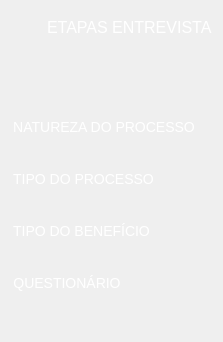
     <widget class="QFrame" name="frGuia">
      <property name="minimumSize">
       <size>
        <width>210</width>
        <height>0</height>
       </size>
      </property>
      <property name="styleSheet">
       <string notr="true">/*----------------------------------------------- Labels -----------------------------------------------*/
#lbTituloGuia{
	font-family: &quot;Ubuntu&quot;;
	font-size: 16px;

	color: white;
}

/*----------------------------------------------- Frames -----------------------------------------------*/
#frEntrevistaIcone{
	background-image: url(:/Guia/entrevista.png);
	background-position: center;
	background-repeat: no-repeat;
}

/*----------------------------------------------- Group Box -----------------------------------------------*/
#gbNatureza::title, #gbBeneficio::title, 
#gbTipo::title, #gbQuestionario::title {
	border-width: 0px 0px 1px 0px;
	border-color: white;
	border-style: solid;	
	subcontrol-position: top left;
	subcontrol-origin: margin;
}

QGroupBox{
	font-family: &quot;Ubuntu&quot;;
	font-size: 14px;
	border: 0px solid transparent;
	background-color: transparent;
	margin-top: 3ex;

	color: white;	
}</string>
      </property>
      <property name="frameShape">
       <enum>QFrame::NoFrame</enum>
      </property>
      <property name="frameShadow">
       <enum>QFrame::Raised</enum>
      </property>
      <layout class="QVBoxLayout" name="verticalLayout">
       <property name="spacing">
        <number>36</number>
       </property>
       <item>
        <widget class="QFrame" name="frame_2">
         <property name="frameShape">
          <enum>QFrame::NoFrame</enum>
         </property>
         <property name="frameShadow">
          <enum>QFrame::Raised</enum>
         </property>
         <layout class="QHBoxLayout" name="horizontalLayout_20">
          <property name="spacing">
           <number>4</number>
          </property>
          <property name="leftMargin">
           <number>0</number>
          </property>
          <property name="topMargin">
           <number>0</number>
          </property>
          <property name="rightMargin">
           <number>0</number>
          </property>
          <property name="bottomMargin">
           <number>0</number>
          </property>
          <item>
           <widget class="QFrame" name="frEntrevistaIcone">
            <property name="minimumSize">
             <size>
              <width>32</width>
              <height>32</height>
             </size>
            </property>
            <property name="frameShape">
             <enum>QFrame::NoFrame</enum>
            </property>
            <property name="frameShadow">
             <enum>QFrame::Raised</enum>
            </property>
           </widget>
          </item>
          <item>
           <widget class="QLabel" name="lbTituloGuia">
            <property name="whatsThis">
             <string>&lt;html&gt;&lt;head/&gt;&lt;body&gt;&lt;p&gt;&lt;br/&gt;&lt;/p&gt;&lt;/body&gt;&lt;/html&gt;</string>
            </property>
            <property name="text">
             <string>ETAPAS ENTREVISTA</string>
            </property>
           </widget>
          </item>
         </layout>
        </widget>
       </item>
       <item>
        <spacer name="verticalSpacer_3">
         <property name="orientation">
          <enum>Qt::Vertical</enum>
         </property>
         <property name="sizeType">
          <enum>QSizePolicy::Preferred</enum>
         </property>
         <property name="sizeHint" stdset="0">
          <size>
           <width>20</width>
           <height>40</height>
          </size>
         </property>
        </spacer>
       </item>
       <item>
        <widget class="QGroupBox" name="gbNatureza">
         <property name="title">
          <string>NATUREZA DO PROCESSO</string>
         </property>
         <layout class="QVBoxLayout" name="verticalLayout_11">
          <property name="spacing">
           <number>4</number>
          </property>
          <property name="leftMargin">
           <number>0</number>
          </property>
          <property name="topMargin">
           <number>0</number>
          </property>
          <property name="rightMargin">
           <number>0</number>
          </property>
          <property name="bottomMargin">
           <number>0</number>
          </property>
          <item>
           <layout class="QVBoxLayout" name="vlNatureza"/>
          </item>
         </layout>
        </widget>
       </item>
       <item>
        <widget class="QGroupBox" name="gbTipo">
         <property name="title">
          <string>TIPO DO PROCESSO</string>
         </property>
         <layout class="QVBoxLayout" name="verticalLayout_10">
          <property name="spacing">
           <number>0</number>
          </property>
          <property name="leftMargin">
           <number>0</number>
          </property>
          <property name="topMargin">
           <number>0</number>
          </property>
          <property name="rightMargin">
           <number>0</number>
          </property>
          <property name="bottomMargin">
           <number>0</number>
          </property>
          <item>
           <layout class="QVBoxLayout" name="vlTipo"/>
          </item>
         </layout>
        </widget>
       </item>
       <item>
        <widget class="QGroupBox" name="gbBeneficio">
         <property name="title">
          <string>TIPO DO BENEFÍCIO</string>
         </property>
         <layout class="QVBoxLayout" name="verticalLayout_9">
          <property name="spacing">
           <number>0</number>
          </property>
          <property name="leftMargin">
           <number>0</number>
          </property>
          <property name="topMargin">
           <number>0</number>
          </property>
          <property name="rightMargin">
           <number>0</number>
          </property>
          <property name="bottomMargin">
           <number>0</number>
          </property>
          <item>
           <layout class="QVBoxLayout" name="vlBeneficio"/>
          </item>
         </layout>
        </widget>
       </item>
       <item>
        <widget class="QGroupBox" name="gbQuestionario">
         <property name="title">
          <string>QUESTIONÁRIO</string>
         </property>
         <layout class="QVBoxLayout" name="verticalLayout_7">
          <property name="spacing">
           <number>0</number>
          </property>
          <property name="leftMargin">
           <number>0</number>
          </property>
          <property name="topMargin">
           <number>0</number>
          </property>
          <property name="rightMargin">
           <number>0</number>
          </property>
          <property name="bottomMargin">
           <number>0</number>
          </property>
          <item>
           <layout class="QVBoxLayout" name="vlQuestionario"/>
          </item>
         </layout>
        </widget>
       </item>
       <item>
        <spacer name="verticalSpacer_4">
         <property name="orientation">
          <enum>Qt::Vertical</enum>
         </property>
         <property name="sizeHint" stdset="0">
          <size>
           <width>20</width>
           <height>40</height>
          </size>
         </property>
        </spacer>
       </item>
      </layout>
     </widget>
